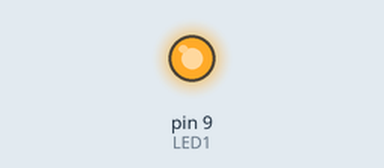
Simulated run of this sketch. Board: Arduino Uno, built with avr-gcc and run on an emulated ATmega328P. On the bench: output pins drawn as LEDs (lit = HIGH).

Above: at 0.05 s.
At 6.05 s:
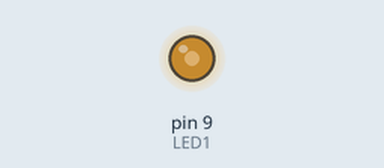
At 8.0 s:
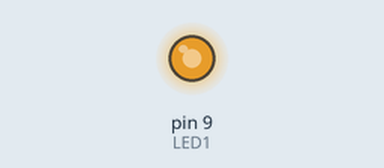
At 10.0 s:
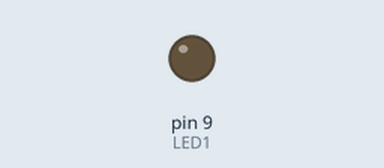
Timing chart, 0 to 13.0 s (numbered marks = the images above):
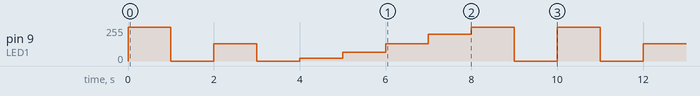

The sketch:

analogExample.ino
```cpp
int LED1 = 9;
int bright = 255; //
int myoff = 0;
int dim = 128;
int dim1 = 64;
int dim2 = 200;
int mylow = 20;

void setup() {
  // put your setup code here, to run once:
  pinMode(LED1,OUTPUT);
}

void loop() {
  // put your main code here, to run repeatedly:
  analogWrite(LED1,bright); // equivalent to HIGH
  delay(1000);
  analogWrite(LED1,myoff);
  delay(1000);
  analogWrite(LED1,dim);
  delay(1000);
  analogWrite(LED1,myoff);
  delay(1000);

  analogWrite(LED1,mylow );
  delay(1000);
  analogWrite(LED1,dim1); // equivalent to HIGH
  delay(1000);
  analogWrite(LED1,dim);
  delay(1000);
  analogWrite(LED1,dim2);
  delay(1000);
  analogWrite(LED1,bright);
  delay(1000);
  analogWrite(LED1,myoff);
  delay(1000);

}
```

Measured:
- by itself, pin 9 (LED1): repeats every 10.0 s: 0/255 1.0 s, 128/255 1.0 s, 0/255 1.0 s, 20/255 1.0 s, 64/255 1.0 s, 128/255 1.0 s, 200/255 1.0 s, 255/255 1.0 s, 0/255 1.0 s, 255/255 1.0 s
